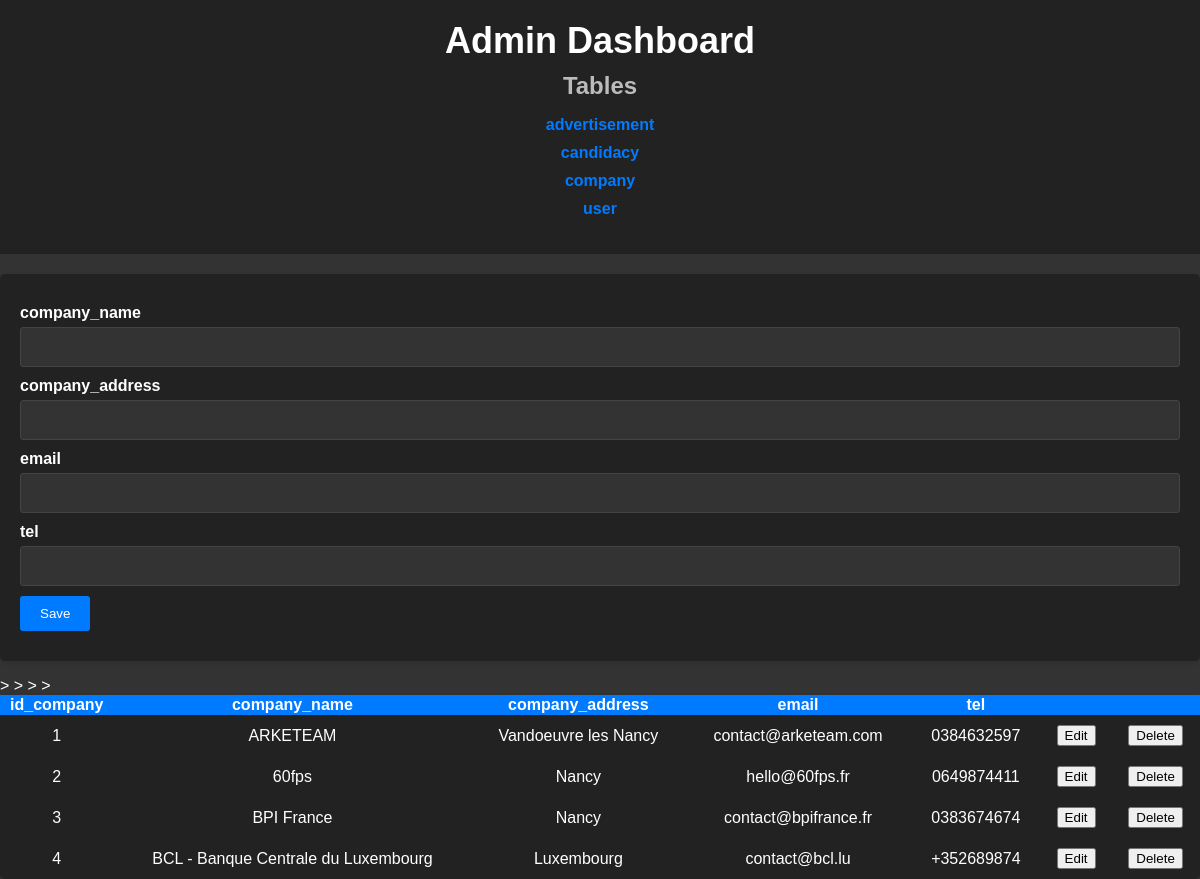
The page /crud/company.php on the database its author committed.
### tables this page shows
CREATE TABLE `company` (
  `id_company` int(11) NOT NULL,
  `company_name` varchar(255) NOT NULL,
  `company_address` varchar(255) NOT NULL,
  `email` varchar(320) NOT NULL,
  `tel` varchar(15) NOT NULL
);

### crud/company.php (the view, shortened to what this page needs)
<?php
require("../db.php");
$results = mysqli_query($conn, "SELECT * FROM company");
$company_name = "";
$company_address = "";
$email = "";
$tel = "";
$id = 0;
?>
<html lang="en">
<head>
    <link rel="stylesheet" type="text/css" href="../admin.css">
</head>
<body>
    <header class="header">
        <h1 class="title-admin">Admin Dashboard</h1>
        <h2 class="table-title">Tables</h2>
        <ul class="table-list">
            <li><a href="ad.php">advertisement</a></li>
            <li><a href="candidacy.php">candidacy</a></li>
            <li><a href="company.php">company</a></li>
            <li><a href="user.php">user</a></li>
        </ul>
    </header>
    <div style="margin-top: 20px;">
        <form method="post" action="company.php">
            <div class="input-group">
                <label>company_name</label>
                <input type="text" name="company_name" value="<?php echo $company_name; ?>">
            </div>
            <div class="input-group">
                <label>company_address</label>
                <input type="text" name="company_address" value="<?php echo $company_address; ?>">
            </div>
            <div class="input-group">
                <label>email</label>
                <input type="email" name="email" value="<?php echo $email; ?>">
            </div>
            <div class="input-group">
                <label>tel</label>
                <input type="tel" name="tel" value="<?php echo $tel; ?>">
            </div>
            <div class="input-group">
                <?php if ($id != 0): ?>
                    <button class="btn" type="submit" name="update" >Update</button>
                <?php else: ?>
                    <button class="btn" type="submit" name="save" >Save</button>
                <?php endif ?>
            </div>
        </form>
    </div>
    <table>
        <thead class="table-head">
            <tr>
                <th>
                    id_company
                </th>
                <th>
                    company_name
                </th>
                <th>
                    company_address
                </th>
                <th>
                    email
                </th>
                <th>
                    tel
                </th>
                <th colspan="2">
                </th>
            </tr>
        </thead>
        <tbody class="table-body">
            <?php while ($row = mysqli_fetch_array($results)) { ?>
                <tr>
                    <td><?php echo $row['id_company']?></td>
                    <td><?php echo $row['company_name'] ?></td>
                    <td><?php echo $row['company_address'] ?></td>
                    <td><?php echo $row['email'] ?></td>
                    <td><?php echo $row['tel'] ?></td>
                    <td>
                        <a href="company.php?edit=<?php echo $row['id_company']; ?>" class="edit_btn" ><button>Edit</button></a>
                    </td>>
                    <td>
                        <a href="company.php?del=<?php echo $row['id_company']; ?>" class="del_btn"><button>Delete</button></a>
                    </td>
                </tr>
            <?php } ?>
        </tbody>
    </table>
</body>
</html>

### admin.css (style rules this page uses)
body { margin: 0; padding: 0; font-family: Arial, sans-serif; background-color: #333; color: #fff; }
.header { background-color: #222; text-align: center; padding: 20px; }
.title-admin { font-size: 36px; margin: 0; color: #fff; }
.table-title { font-size: 24px; margin: 10px 0; color: #bbb; }
.table-list { list-style: none; padding: 0; }
.table-list li { margin-bottom: 10px; }
.table-list a { text-decoration: none; color: #007bff; font-weight: bold; transition: color 0.3s; }
form { background-color: #222; padding: 20px; border-radius: 5px; box-shadow: 0 2px 5px rgba(0, 0, 0, 0.1); margin-top: 20px; }
.input-group { margin: 10px 0; }
label { display: block; font-weight: bold; margin-bottom: 5px; color: #fff; }
input { width: 100%; padding: 10px; border: 1px solid #444; border-radius: 3px; font-size: 16px; background-color: #333; color: #fff; }
.btn { background-color: #007bff; color: #fff; border: none; border-radius: 3px; padding: 10px 20px; cursor: pointer; transition: background-color 0.3s; }
table { width: 100%; border-collapse: collapse; background-color: #222; border-radius: 5px; box-shadow: 0 2px 5px rgba(0, 0, 0, 0.1); color: #fff; }
.table-head { background-color: #007bff; color: #fff; }
.table-body td { padding: 10px; text-align: center; }

### rows shown on the page
company: id_company "1", company_name "ARKETEAM", company_address "Vandoeuvre les Nancy", email "contact@arketeam.com", tel "0384632597"
company: id_company "2", company_name "60fps", company_address "Nancy", email "hello@60fps.fr", tel "0649874411"
company: id_company "3", company_name "BPI France", company_address "Nancy", email "contact@bpifrance.fr", tel "0383674674"
company: id_company "4", company_name "BCL - Banque Centrale du Luxembourg", company_address "Luxembourg", email "contact@bcl.lu", tel "+352689874"
